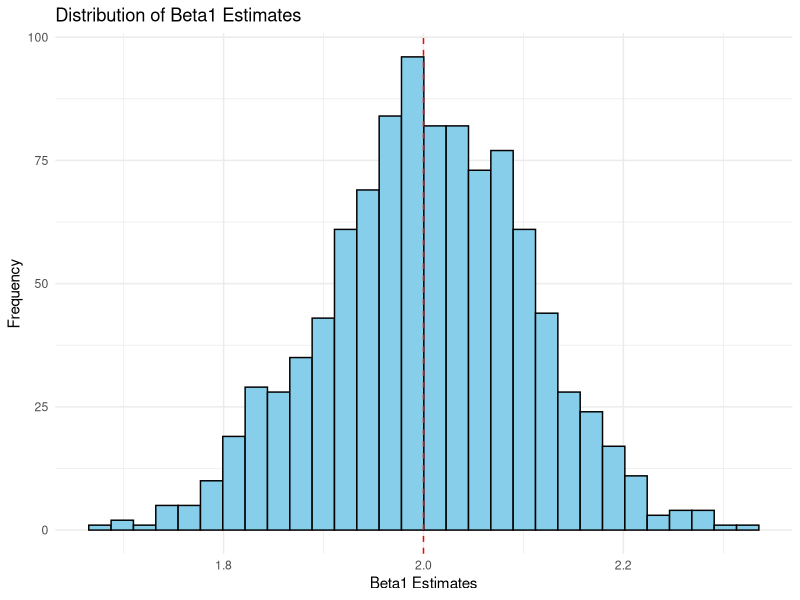
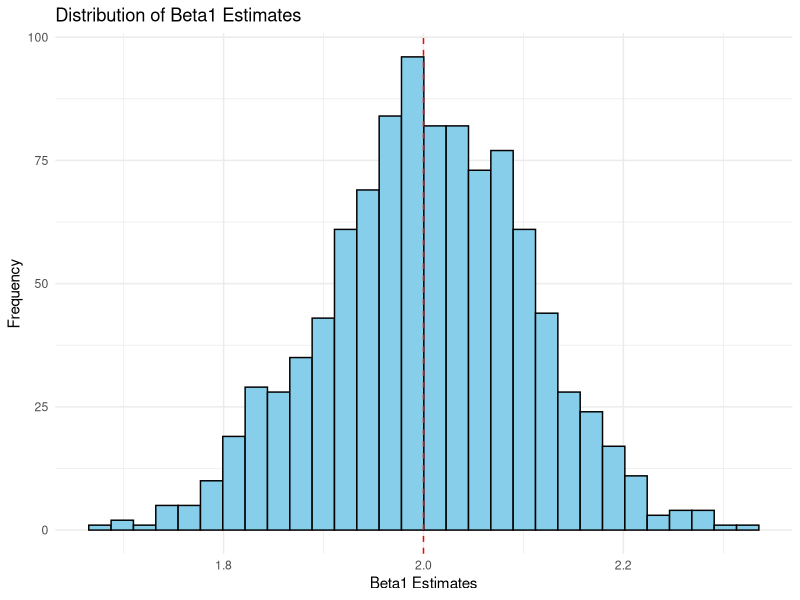

Recreate these plots in R, in order.
## ---- chunk 1
# Load library
library(tidyverse)
## ---- chunk 2
generate_data <- function(n = 100, beta0 = 1, beta1 = 2, sigma = 1) {
  tibble(
    x = rnorm(n),
    y = beta0 + beta1 * x + rnorm(n, sd = sigma)
  )
}
## ---- chunk 3
fit_model <- function(data) {
  model <- lm(y ~ x, data = data)
  tibble(
    beta0_hat = coef(model)[1],
    beta1_hat = coef(model)[2]
  )
}
## ---- chunk 4
set.seed(123)

# Number of simulations
N <- 1000

# Simulate data
simulated_data <- tibble(
  sim_id = 1:N
) %>%
  mutate(
    data = map(sim_id, ~ generate_data(n = 100, beta0 = 1, beta1 = 2, sigma = 1)) # Generate datasets
  )

# Take a look
simulated_data
#> # A tibble: 1,000 × 2
#>     sim_id data              
#>      <int> <list>            
#>   1      1 <tibble [100 × 2]>
#>   2      2 <tibble [100 × 2]>
#>   3      3 <tibble [100 × 2]>
#>   4      4 <tibble [100 × 2]>
#>   5      5 <tibble [100 × 2]>
#>   6      6 <tibble [100 × 2]>
#>   7      7 <tibble [100 × 2]>
#>   8      8 <tibble [100 × 2]>
#>   9      9 <tibble [100 × 2]>
#>  10     10 <tibble [100 × 2]>
#>  # ℹ 990 more rows
#>  # ℹ Use `print(n = ...)` to see more rows
## ---- chunk 5
# Fit model to each simulated dataset
simulation_results <- simulated_data %>%
  mutate(
   results = map(data, fit_model) # Apply the model
  ) %>%
  unnest(results) # Combine all results into a single table

## Take a look
simulation_results

# Summarize the results
summary_stats <- simulation_results %>%
  summarize(
    beta0_mean = mean(beta0_hat),
    beta1_mean = mean(beta1_hat),
    beta0_bias = mean(beta0_hat - 1),
    beta1_bias = mean(beta1_hat - 2),
    beta0_sd = sd(beta0_hat),
    beta1_sd = sd(beta1_hat)
  )

summary_stats
#> # A tibble: 1 × 6
#>   beta0_mean beta1_mean beta0_bias beta1_bias beta0_sd beta1_sd
#>        <dbl>      <dbl>      <dbl>      <dbl>    <dbl>    <dbl>
#> 1       1.00       2.00    0.00336    0.00357    0.102    0.103
## ---- chunk 6
# Histogram of beta1 estimates
ggplot(simulation_results, aes(x = beta1_hat)) +
  geom_histogram(bins = 30, fill = "skyblue", color = "black") +
  geom_vline(xintercept = 2, linetype = "dashed", color = "red") +
  labs(
    title = "Distribution of Beta1 Estimates",
    x = "Beta1 Estimates",
    y = "Frequency"
  ) +
  theme_minimal()


## ---- chunk 7
#| echo: false
ggsave("blog/images/beta1_estimates.png")
